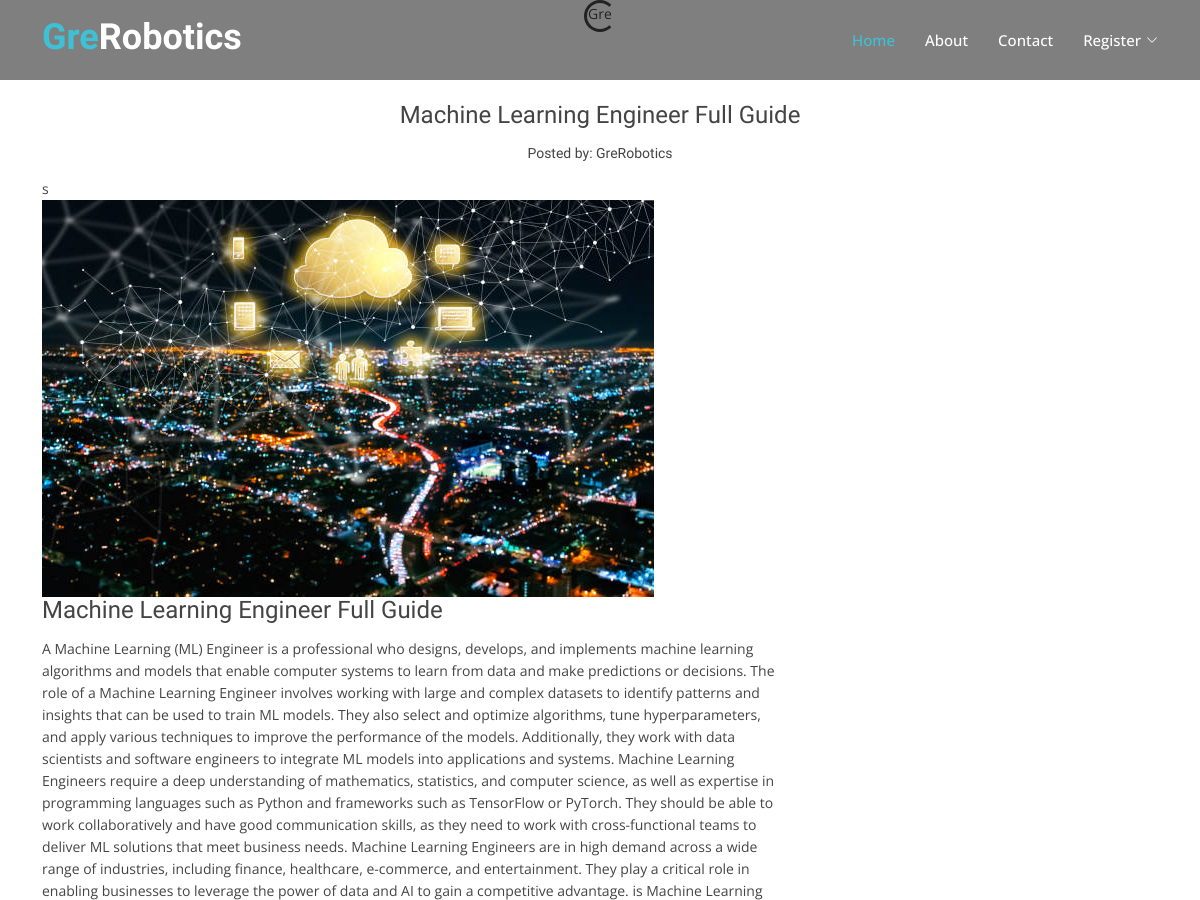
The page /article/5/ (upper part) on the database as committed earlier.
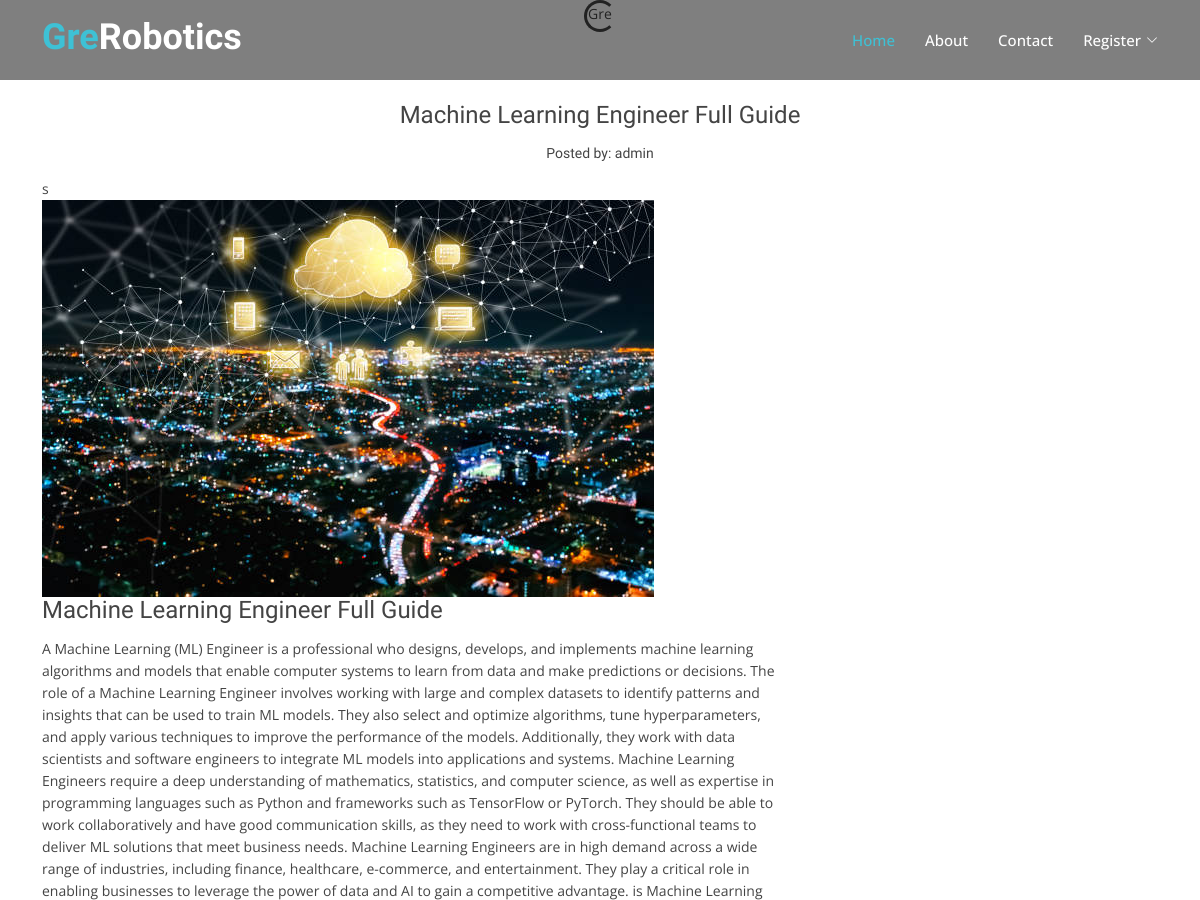
The same page on the database as committed later.
### robotics/models.py (models this page shows, shortened)
class GreRoboticsModel (models.Model):
    title = models.CharField (max_length=500)
    content = models.TextField ()
    slug = models.SlugField (max_length=200)
    img = models.ImageField ( upload_to= 'image/')
    publish_date = models.DateTimeField (auto_now_add= True)
    author = models.ForeignKey(User, on_delete=models.CASCADE)
    category = models.CharField (max_length=255, default='coding')
    class Meta:
        ordering =['-publish_date']

### robotics/views.py (the view, shortened to what this page needs)
# urls.py: path('article/<int:pk>/', ArticleDetailView.as_view(), name='detail'),
class ArticleDetailView (DetailView):
    model = GreRoboticsModel
    template_name = 'robotics/detail.html'

### templates/robotics/detail.html (shortened to what this page needs)
{% extends 'base.html' %}
{% load static %}
{% block content %}
<div class="text-center">
  <div class="spinner-border" role="status">
    <span class="sr-only">Gre</span>
  </div>
</div>
<main id="main">
  <div id="blog" class="blog-area">
   <div class="blog-inner area-padding">
     <div class="container ">
       <div class="row">
         <div class="col-md-12 col-sm-12 col-xs-12">
           <div class="section-headline text-center">
             <h4>{{ object.title }}</h4>
             <h6> <small>Posted by: {{object.author}}</small></h6>
           </div>
         </div>
       </div>
       <div class="row">
        <div class="col-md-8 col-sm-8 col-xs-12">
          <div class="single-blog">
            {% if object.img %}s
            <div class="single-blog-img"> <img src="{{ object.img.url }}" alt=""></div>
            {% endif %}
            <div class="blog-text">
              <h4>{{ object.title }}</a></h4>
              <p>{{ object.content|truncatechars:9000 }}</p>
            </div>
          </div>
        </div>
      </div>
    </div>
  </div>
</div>
  {% endblock %}

### templates/base.html (shortened to what this page needs)
{% load static %}
<html lang="en">
<head>
  <link href="{% static 'vendor/animate.css/animate.min.css' %}" rel="stylesheet">
  <link href="{% static 'vendor/bootstrap/css/bootstrap.min.css' %}" rel="stylesheet">
  <link href="{% static 'vendor/bootstrap-icons/bootstrap-icons.css' %}" rel="stylesheet">
  <link href="{% static 'vendor/boxicons/css/boxicons.min.css' %}" rel="stylesheet">
  <link href="{% static 'vendor/glightbox/css/glightbox.min.css' %}" rel="stylesheet">
  <link href="{% static 'vendor/swiper/swiper-bundle.min.css' %}" rel="stylesheet">
   <link href="{% static 'css/style.css'%}" rel="stylesheet">
</head>
<body>
  <header id="header" class="fixed-top d-flex align-items-center">
    <div class="container d-flex justify-content-between">
      <div class="logo">
        <h1><a href="{% url 'home'%}"><span>Gre</span>Robotics</a></h1>
      </div>
      <nav id="navbar" class="navbar">
        <ul>
          <li><a class="nav-link scrollto active" href="{% url 'home' %}">Home</a></li>
          <li><a class="nav-link scrollto" href="{% url 'about' %}">About</a></li>
          <li><a class="nav-link scrollto" href="{% url 'contact' %}">Contact</a></li>
          {% if user.is_authenticated %}
          <li><a class="nav-link scrollto" href="{% url 'add_post' %}">Add Post</a></li>
          <li><a class="nav-link scrollto" href="{% url 'add_category' %}">Add Category</a></li>
          <li><a href="{% url 'logout' %}">Logout</a></li>
          {% else %}
          <li class="dropdown"><a href="#"><span>Register</span> <i class="bi bi-chevron-down"></i></a>
          </li>
          {% endif %}
        </ul>
      </nav>
    </div>
  </header>
  {% block content %}
 {% endblock %}
</body>
</html>

### static/css/style.css (style rules this page uses)
html, body { height: 100%; }
img { max-width: 100%; height: auto; }
p { margin: 0 0 15px; color: #444; }
h1, h2, h3, h4, h5, h6 { font-family: "Raleway", sans-serif; margin: 0 0 15px; color: #444; font-weight: 500; }
h1 { font-size: 48px; line-height: 50px; }
h4 { font-size: 24px; line-height: 26px; }
h6 { font-size: 16px; line-height: 20px; }
a { transition: all 0.3s ease 0s; text-decoration: none; }
body { background: #fff none repeat scroll 0 0; color: #444; font-family: "Open Sans", sans-serif; font-size: 14px; text-align: left; overflow-x: hidden; line-height: 22px; }
ul { list-style: outside none none; margin: 0; padding: 0; }
.area-padding { padding: 70px 0px 80px; }
#header { height: 80px; transition: all 0.5s; z-index: 997; transition: all 0.5s; background: rgba(0, 0, 0, 0.5); }
#header .logo h1 { font-size: 36px; margin: 0; padding: 0; line-height: 1; font-weight: bold; }
#header .logo h1 span { color: #3ec1d5; }
#header .logo h1 a, #header .logo h1 a:hover { color: #fff; text-decoration: none; }
.navbar { padding: 0; }
.navbar ul { margin: 0; padding: 0; display: flex; list-style: none; align-items: center; }
.navbar li { position: relative; }
.navbar a, .navbar a:focus { display: flex; align-items: center; justify-content: space-between; padding: 10px 0 10px 30px; font-size: 15px; font-weight: 500; color: #fff; white-space: nowrap; transition: 0.3s; }
.navbar a i, .navbar a:focus i { font-size: 12px; line-height: 0; margin-left: 5px; }
.navbar a:hover, .navbar .active, .navbar .active:focus, .navbar li:hover>a { color: #3ec1d5; }
.blog-area { height: auto; width: 100%; }
.blog-text h4 { color: #444; margin-bottom: 15px; }

Rows that differ between the two databases and show on the page:
changed GreRoboticsModel "Machine Learning Engineer Full Guide": author "GreRobotics" → "admin"
